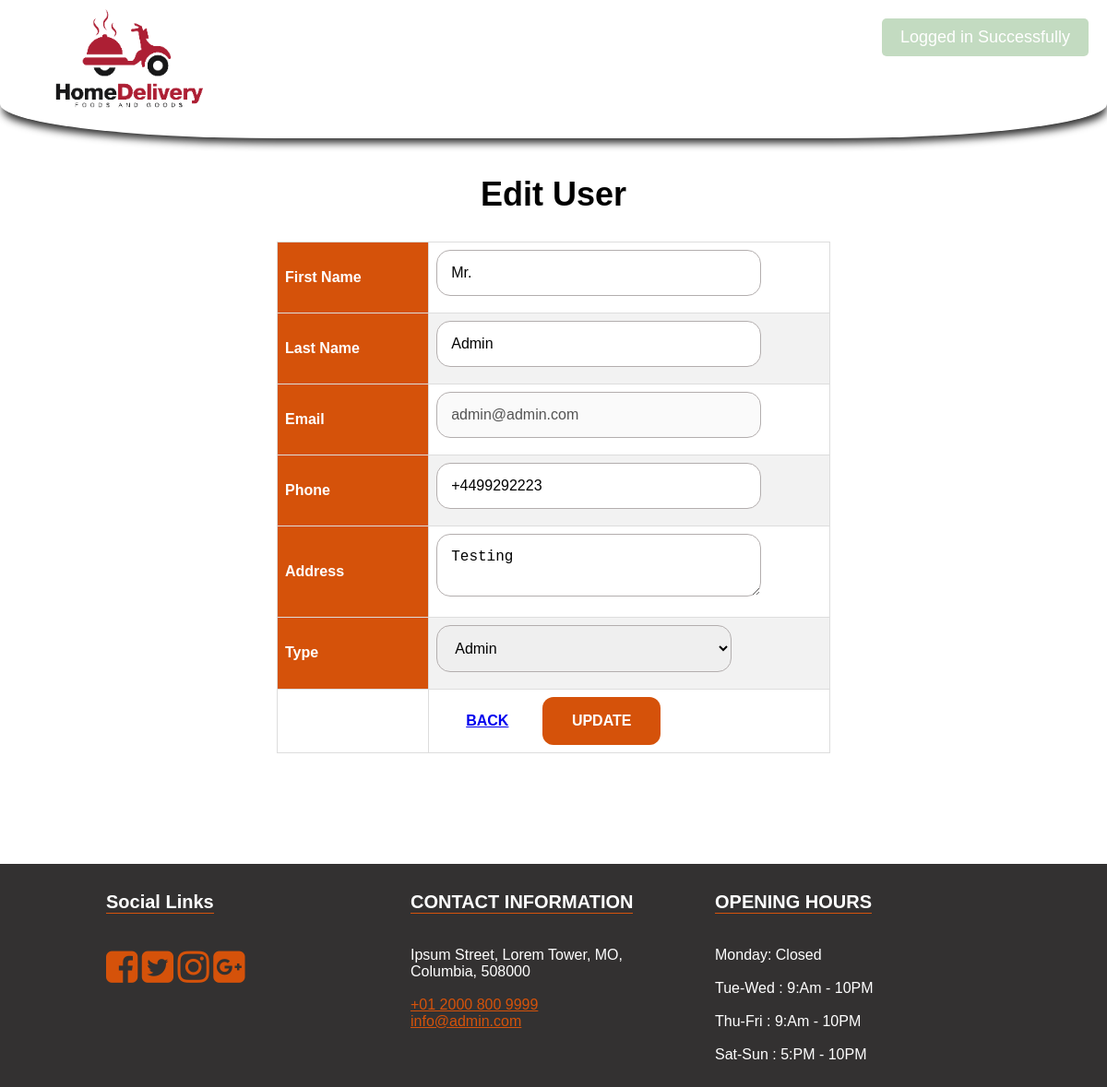
/edit-user.php?id=1 (signed in), run on the app's committed database.
### tables this page shows
CREATE TABLE `users` (
  `id` int(11) NOT NULL,
  `email` varchar(100) NOT NULL,
  `phone` varchar(20) NOT NULL,
  `password` varchar(255) NOT NULL,
  `fname` varchar(100) NOT NULL,
  `lname` varchar(100) NOT NULL,
  `address` text NOT NULL,
  `type` enum('user','admin') NOT NULL DEFAULT 'user'
);

CREATE TABLE `settings` (
  `id` int(11) NOT NULL,
  `about_title` text NOT NULL,
  `about_detail` text NOT NULL,
  `about_img` varchar(255) NOT NULL,
  `fb_link` varchar(255) NOT NULL,
  `tw_link` varchar(255) NOT NULL,
  `ins_link` varchar(255) NOT NULL,
  `gplus_link` varchar(255) NOT NULL,
  `contact_info` text NOT NULL,
  `opening_hours` text NOT NULL,
  `currency` enum('GBP','USD','EURO') NOT NULL DEFAULT 'GBP'
);

### functions/flash.php (called while the page is built, shortened)
<?php
class FlashMessage {
    public static function render($var) {
        $messages = $_SESSION[$var];
        return $messages;
    }
}
?>

### edit-user.php (the view, shortened to what this page needs)
<?php
include 'functions/flash.php';
$flash = new \FlashMessage();
include 'includes/header.php';
	?>
    <?php
$sql = "SELECT * FROM users WHERE id = '".$_GET['id']."'";
$result = $conn->query($sql);
$row = $result->fetch_assoc();
?>
	<section class="inner-page-sec">
		<div class="container">
			<h1>Edit User</h1>
			<div style="overflow-x:auto;">
				<form class="category-form" action="functions/update-user.php" method="post">
					<table class="custom-tbl">
						<tr>
							<th>
								<label>First Name</label>
							</th>
							<td>
								<input type="text" name="fname" class="input-text" value="<?php echo $row['fname'];?>">
							</td>
						</tr>
						<tr>
							<th>
								<label>Last Name</label>
							</th>
							<td>
								<input type="text" name="lname" class="input-text" value="<?php echo $row['lname'];?>">
							</td>
						</tr>
						<tr>
							<th>
								<label>Email</label>
							</th>
							<td>
								<input type="email" name="email" class="input-text" value="<?php echo $row['email'];?>" disabled>
							</td>
						</tr>
						<tr>
							<th>
								<label>Phone</label>
							</th>
							<td>
								<input type="text" name="phone" class="input-text" value="<?php echo $row['phone'];?>">
							</td>
						</tr>
						<tr>
							<th>
								<label>Address</label>
							</th>
							<td>
								<textarea name="address" class="input-text"><?php echo $row['address'];?></textarea>
							</td>
						</tr>
						<tr>
							<th>
								<label>Type</label>
							</th>
							<td>
								<select name="type" class="input-text">
									<option <?php if($row['type'] == "admin"){?> selected <?php }?> value="admin">Admin</option>
								</select>
							</td>
						</tr>
						<tr>
							<td></td>
							<td colspan="2">
								<a href="users.php" class="btn">Back</a>
								<input type="submit" name="update" class="btn login-btn" value="Update">
							</td>
						</tr>
					</table>
				</form>
			</div>
		</div>
	</section>
<?php include 'includes/footer.php'; ?>

### includes/footer.php (shortened to what this page needs)
<footer>
	<div class="container">
		<div class="col-1">
			<h3>Social Links</h3>
			<ul>
				<li><a href="<?php echo $rowS['fb_link'];?>"><i class="fa fa-facebook-square" aria-hidden="true"></i></a></li>
				<li><a href="<?php echo $rowS['tw_link'];?>"><i class="fa fa-twitter-square" aria-hidden="true"></i></a></li>
				<li><a href="<?php echo $rowS['ins_link'];?>"><i class="fa fa-instagram" aria-hidden="true"></i></a></li>
				<li><a href="<?php echo $rowS['gplus_link'];?>"><i class="fa fa-google-plus-square" aria-hidden="true"></i></a></li>
			</ul>
		</div>
		<div class="col-1">
			<h3>CONTACT INFORMATION</h3>
			<p>
				<?php echo $rowS['contact_info'];?>
			</p>
		</div>
		<div class="col-1">
			<h3>OPENING HOURS</h3>
			<p>
				<?php echo $rowS['opening_hours'];?>
			</p>
		</div>
	</div>
</footer>
</div>
<?php
$nmsg=$flash->render('notification_msg');
$ntype=$flash->render('notification_type');
$str = "";
if($nmsg){
	$str .= '<div class="notificaton-msg msg-'.$ntype.'" style="top:20px;">';
    $str .= $nmsg;
	$str .= '</div>';
}
echo $str;
?>
</body>
</html>

### css/main.css (style rules this page uses)
body { margin: 0; font-family: Arial, Helvetica, sans-serif; }
.btn { text-transform: uppercase; padding: 19px 36px; }
.btn { display: inline-block; font-weight: 600; text-align: center; white-space: nowrap; vertical-align: middle; -webkit-user-select: none; -moz-user-select: none; -ms-user-select: none; user-select: none; border: 2px solid transparent; padding: 12px 30px; font-size: 16px; line-height: 1.5; border-radius: .1875rem; transition: color .15s ease-in-out, background-color .15s ease-in-out, border-color .15s ease-in-out, box-shadow .15s ease-in-out; }
footer { background-color: #333131; color: #fff; }
footer .container { max-width: 1000px; width: 100%; margin: 0px auto; }
footer .container .col-1 { float: left; width: 30%; padding: 10px 15px; }
footer .container .col-1 a { color: #d5520a; }
footer .container .col-1 h3 { text-align: left; font-size: 20px; border-bottom: 1px solid #d5530c; display: inline-block; }
footer .container .col-1 ul { padding: 0px; list-style: none; }
footer .container .col-1 ul li { display: inline-block; }
footer .container .col-1 ul li a { font-size: 40px; color: #d5520a; }
.inner-page-sec { padding-top: 150px; padding-bottom: 80px; }
.inner-page-sec .container { max-width: 1000px; width: 100%; margin: 40px auto; }
.inner-page-sec .container h1 { text-align: center; font-size: 36px; }
.input-text { max-width: 320px; width: 100%; padding: 15px 15px; font-size: 16px; margin-bottom: 10px; border-radius: 15px; border: 1px solid #b3aeae; }
.login-btn { background-color: #d5520a; color: #fff; border-radius: 12px; }
.notificaton-msg { position: fixed; top: 20px; right: 20px; z-index: 99999999; background-color: #4e4242; color: #fff; padding: 10px 20px 10px; border-radius: 5px; font-size: 18px; font-weight: 100; font-family: sans-serif; }
.notificaton-msg.msg-success { background-color: #63a05c; color: #fff; }
.custom-tbl { font-family: Arial, Helvetica, sans-serif; border-collapse: collapse; width: 100%; }
.custom-tbl td, .custom-tbl th { border: 1px solid #ddd; padding: 8px; }
.custom-tbl tr:nth-child(even) { background-color: #f2f2f2; }
.custom-tbl th { padding-top: 12px; padding-bottom: 12px; text-align: left; background-color: #d5520a; color: white; }
.category-form { max-width: 600px; margin: 0px auto; }

### data on the page
users: fname "Mr.", lname "Admin", email "admin@admin.com", phone "+4499292223", address "Testing", type "Admin"
settings: contact_info "Ipsum Street, Lorem Tower, MO, Columbia, 508000 +01 2000 800 9999 info@admin.com", opening_hours "Monday: Closed Tue-Wed : 9:Am - 10PM Thu-Fri : 9:Am - 10PM Sat-Sun : 5:PM - 10PM"
